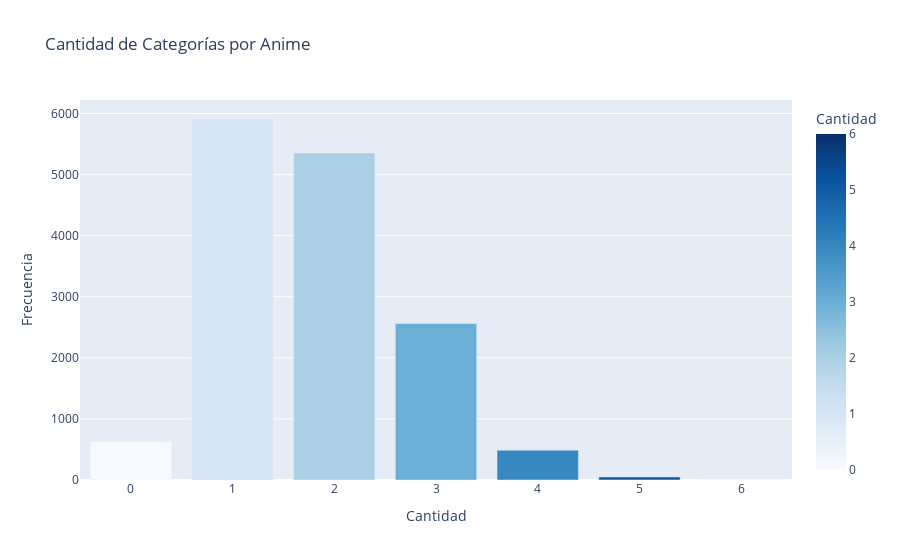

The notebook cell this image was saved under:
### Markdown cell above
Crear grafico de barras

### Code cell
fig4 = px.bar(
    df_num_cat,
    x='Cantidad',
    y='Frecuencia',
    title='Cantidad de Categorías por Anime',
    color= 'Cantidad',
    color_continuous_scale='Blues'
)
fig4.show()

### Figure 1 — Plotly figure (JSON) as saved in the notebook; plotly's stock layout.template omitted (floating-point values rounded to 4 significant figures)
{"data": [{"hovertemplate": "Cantidad=%{marker.color}<br>Frecuencia=%{y}<extra></extra>", "legendgroup": "", "marker": {"color": [0, 1, 2, 3, 4, 5, 6], "coloraxis": "coloraxis", "pattern": {"shape": ""}}, "name": "", "orientation": "v", "showlegend": false, "textposition": "auto", "type": "bar", "x": [0, 1, 2, 3, 4, 5, 6], "xaxis": "x", "y": [627, 5911, 5355, 2564, 489, 50, 1], "yaxis": "y"}], "layout": {"barmode": "relative", "coloraxis": {"colorbar": {"title": {"text": "Cantidad"}}, "colorscale": [[0, "rgb(247,251,255)"], [0.125, "rgb(222,235,247)"], [0.25, "rgb(198,219,239)"], [0.375, "rgb(158,202,225)"], [0.5, "rgb(107,174,214)"], [0.625, "rgb(66,146,198)"], [0.75, "rgb(33,113,181)"], [0.875, "rgb(8,81,156)"], [1, "rgb(8,48,107)"]]}, "legend": {"tracegroupgap": 0}, "title": {"text": "Cantidad de Categorías por Anime"}, "xaxis": {"anchor": "y", "domain": [0, 1], "title": {"text": "Cantidad"}}, "yaxis": {"anchor": "x", "domain": [0, 1], "title": {"text": "Frecuencia"}}}}
